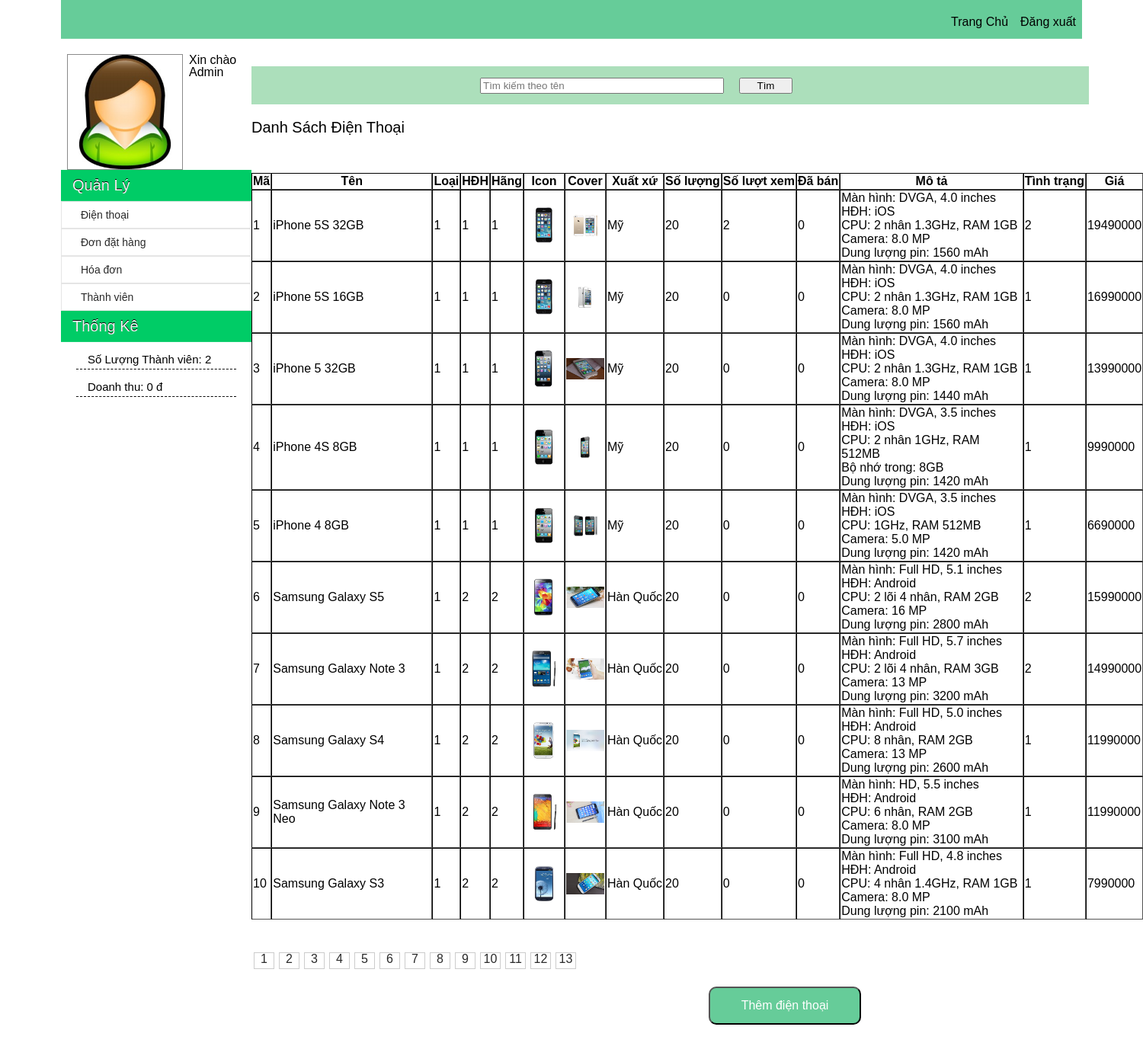
/Resource/phAdmin/DienThoai.php, run on the app's committed database.
### tables this page shows
CREATE TABLE IF NOT EXISTS `dienthoai` (
  `ma` int(11) NOT NULL AUTO_INCREMENT,
  `ten` varchar(30) NOT NULL,
  `loai` int(11) NOT NULL,
  `hdh` int(11) NOT NULL,
  `nsx` int(11) NOT NULL,
  `gia` int(11) NOT NULL,
  `icon` varchar(30) NOT NULL,
  `cover` varchar(30) NOT NULL,
  `xuatxu` varchar(20) NOT NULL,
  `soluong` int(11) NOT NULL DEFAULT '20',
  `soluotxem` int(11) NOT NULL DEFAULT '0',
  `soluotban` int(11) NOT NULL DEFAULT '0',
  `mota` longtext NOT NULL,
  `tinhtrang` tinyint(1) NOT NULL DEFAULT '1',
  PRIMARY KEY (`ma`)
);

### Resource/DataProvider.php (called while the page is built, shortened)
<?php
class DataProvider
{
	public static function ExecuteQuery($sql)
	{
		$connection = mysql_connect("localhost","root","") or die ("couldn't connect to localhost");
		$result = mysql_query($sql,$connection);
		return $result;
	}
}
?>

### Resource/phAdmin/DienThoai.php (the view, shortened to what this page needs)
<?php include_once("include/header.inc.php") ?>
       <div id="contenta">
        	<?php include_once("include/menu_left.inc.php") ?>
       		<div id="main-content">
            <div id="search">
            	 <form action="DienThoai.php" method="post">
                 	<input type="text" placeholder="Tìm kiếm theo tên" name="TimKiem" />
                 	<input type="submit" name="btnTim" value="Tìm" id="" />
                 </form>
            </div>
             <h1 id="h1"> Danh Sách Điện Thoại </h1>
             <form method="post" action="DienThoai.php" >
             <?php
				$trang=1;
				$sodong=10;
				$vtri=($trang-1)*$sodong;
				if(isset($_REQUEST["btnTim"]))
				{
					$query1 = "Select * from dienthoai where ten like '%".$_REQUEST["TimKiem"]."%' limit $vtri,$sodong";
					$sql = "Select count(*) from dienthoai where ten like '%".$_REQUEST["TimKiem"]."%'";
				}
				else
				{
					$query1 = "select * from dienthoai limit $vtri,$sodong";
					$sql = "select count(*) from dienthoai";
				}
				$result1 = DataProvider::ExecuteQuery($sql);
				$row1=mysql_fetch_array($result1);
				$sosp=$row1[0];
				$tongsotrang=ceil($sosp/$sodong);
			?>
             <table border="1" cellspacing="0" style=" width:1240px; margin-left:0;">
         	    <tr>
              		<th>Mã</th>
                	<th>Tên</th>
                	<th>Loại</th>
                	<th>HĐH</th>
                	<th>Hãng</th>
                	<th>Icon</th>
                	<th>Cover</th>
                	<th>Xuất xứ</th>
                	<th>Số lượng</th>
                	<th>Số lượt xem</th>
                	<th>Đã bán</th>
                	<th>Mô tả</th>
                	<th>Tình trạng</th>
                	<th>Giá</th>
      			</tr>
              	<?php
					$result = DataProvider::ExecuteQuery($query1);
					if(count($result)>0)
					{
						while($row = mysql_fetch_array($result))
						{
							echo "<tr>
									<td>".$row["ma"]."</td>
									<td>".$row["ten"]."</td>
									<td>".$row["loai"]."</td>
									<td>".$row["hdh"]."</td>
									<td>".$row["nsx"]."</td>
									<td><img style=width:50px; height:50px;' src='../".$row["icon"]."'/></td>
									<td><img style=width:50px; height:50px;' src='../".$row["cover"]."'/></td>
									<td>".$row["xuatxu"]."</td>
									<td>".$row["soluong"]."</td>
									<td>".$row["soluotxem"]."</td>
									<td>".$row["soluotban"]."</td>
									<td>".$row["mota"]."</td>
									<td>".$row["tinhtrang"]."</td>
									<td>".$row["gia"]."</td>
									<td><a href='DienThoai.php?XoaDT=".$row["ma"]."'><img class='table_img' src='images/remove_img.jpg'></a></td>
									<td><a href='DienThoai.php?SuaDT=".$row["ma"]."'><img class='table_img' src='images/edit_img.jpg'></a></td>
								</tr>";
						}
					}
				?>
             </table>
             <div id="PhanTrang">
             	<?php
					for($i=1;$i<=$tongsotrang;$i++)
					{
						echo "<li class='phantrang1'><a href='DienThoai.php?trang=".$i."'>$i </a></li>";
					}
				?>
             </div>
             	 <div id="Them">
              	<input type="submit" name="btnThemDT" value="Thêm điện thoại" id="">
              </div>
             </div>
    </div>
</body>
</html>

### Resource/phAdmin/css/main.css (style rules this page uses)
body,h1,h2,h3,h4,h5,h6,p,ul { border:0;font-size:100%;font:inherit;vertical-align:baseline;margin:0;padding:0 }
body { line-height:1 }
body { font-family:Arial, Helvetica, sans-serif; }
a { text-decoration: none; color: #f2f2f2; }
h1 { font-size:20px; }
#contenta { width: 1340px; margin: auto; min-width: 1234px; height: auto; }
#contenta a { color: #292929; }
#main-content { width:900px; height:auto; background:#FFF; padding: 20px 0px 50px 0px; position:relative; float:left; }
#search { width:1099px; height:50px; background-color:#ACDFBB; margin-bottom:20px; }
#search input[type = "text"] { float: left; width: 320px; margin-left: 300px; margin-top: 15px; }
#search input[type = "submit"] { float: left; width: 70px; margin-left:20px; margin-top: 15px; }
#Them { width:500px; height:100px; float:right; }
#Them input[type = "submit"] { width:200px; height:50px; float:right; background-color:#6C9; color:#FFF; margin-right:100px; font-size:16px; border-radius:10px; margin-top:20px; }
#PhanTrang { float: left; list-style: none; margin-top: 40px; }
#PhanTrang li { float:left; list-style:none; width:25px; height:20px; border: 1px solid #CCC; text-align:center; margin:3px; }

### Resource/phAdmin/css/table.css (style rules this page uses)
table { margin-left:100px; border:0px double #000000; margin-top:50px; white-space:normal; }

### data on the page
dienthoai: ma "1", ten "iPhone 5S 32GB", loai "1", hdh "1", nsx "1", icon (picture), cover (picture), xuatxu "Mỹ", soluong "20", soluotxem "2", soluotban "0", mota "Màn hình: DVGA, 4.0 inches HĐH: iOS CPU: 2 nhân 1.3GHz, RAM 1GB Camera: 8.0 MP Dung lượng pin: 1560 mAh", tinhtrang "2", gia "19490000"
dienthoai: ma "2", ten "iPhone 5S 16GB", loai "1", hdh "1", nsx "1", icon (picture), cover (picture), xuatxu "Mỹ", soluong "20", soluotxem "0", soluotban "0", mota "Màn hình: DVGA, 4.0 inches HĐH: iOS CPU: 2 nhân 1.3GHz, RAM 1GB Camera: 8.0 MP Dung lượng pin: 1560 mAh", tinhtrang "1", gia "16990000"
dienthoai: ma "3", ten "iPhone 5 32GB", loai "1", hdh "1", nsx "1", icon (picture), cover (picture), xuatxu "Mỹ", soluong "20", soluotxem "0", soluotban "0", mota "Màn hình: DVGA, 4.0 inches HĐH: iOS CPU: 2 nhân 1.3GHz, RAM 1GB Camera: 8.0 MP Dung lượng pin: 1440 mAh", tinhtrang "1", gia "13990000"
dienthoai: ma "4", ten "iPhone 4S 8GB", loai "1", hdh "1", nsx "1", icon (picture), cover (picture), xuatxu "Mỹ", soluong "20", soluotxem "0", soluotban "0", mota "Màn hình: DVGA, 3.5 inches HĐH: iOS CPU: 2 nhân 1GHz, RAM 512MB Bộ nhớ trong: 8GB Dung lượng pin: 1420 mAh", tinhtrang "1", gia "9990000"
dienthoai: ma "5", ten "iPhone 4 8GB", loai "1", hdh "1", nsx "1", icon (picture), cover (picture), xuatxu "Mỹ", soluong "20", soluotxem "0", soluotban "0", mota "Màn hình: DVGA, 3.5 inches HĐH: iOS CPU: 1GHz, RAM 512MB Camera: 5.0 MP Dung lượng pin: 1420 mAh", tinhtrang "1", gia "6690000"
dienthoai: ma "6", ten "Samsung Galaxy S5", loai "1", hdh "2", nsx "2", icon (picture), cover (picture), xuatxu "Hàn Quốc", soluong "20", soluotxem "0", soluotban "0", mota "Màn hình: Full HD, 5.1 inches HĐH: Android CPU: 2 lõi 4 nhân, RAM 2GB Camera: 16 MP Dung lượng pin: 2800 mAh", tinhtrang "2", gia "15990000"
dienthoai: ma "7", ten "Samsung Galaxy Note 3", loai "1", hdh "2", nsx "2", icon (picture), cover (picture), xuatxu "Hàn Quốc", soluong "20", soluotxem "0", soluotban "0", mota "Màn hình: Full HD, 5.7 inches HĐH: Android CPU: 2 lõi 4 nhân, RAM 3GB Camera: 13 MP Dung lượng pin: 3200 mAh", tinhtrang "2", gia "14990000"
dienthoai: ma "8", ten "Samsung Galaxy S4", loai "1", hdh "2", nsx "2", icon (picture), cover (picture), xuatxu "Hàn Quốc", soluong "20", soluotxem "0", soluotban "0", mota "Màn hình: Full HD, 5.0 inches HĐH: Android CPU: 8 nhân, RAM 2GB Camera: 13 MP Dung lượng pin: 2600 mAh", tinhtrang "1", gia "11990000"
dienthoai: ma "9", ten "Samsung Galaxy Note 3 Neo", loai "1", hdh "2", nsx "2", icon (picture), cover (picture), xuatxu "Hàn Quốc", soluong "20", soluotxem "0", soluotban "0", mota "Màn hình: HD, 5.5 inches HĐH: Android CPU: 6 nhân, RAM 2GB Camera: 8.0 MP Dung lượng pin: 3100 mAh", tinhtrang "1", gia "11990000"
dienthoai: ma "10", ten "Samsung Galaxy S3", loai "1", hdh "2", nsx "2", icon (picture), cover (picture), xuatxu "Hàn Quốc", soluong "20", soluotxem "0", soluotban "0", mota "Màn hình: Full HD, 4.8 inches HĐH: Android CPU: 4 nhân 1.4GHz, RAM 1GB Camera: 8.0 MP Dung lượng pin: 2100 mAh", tinhtrang "1", gia "7990000"

### other printed values
$sothanhvien "2"
$doanhthu "0"
